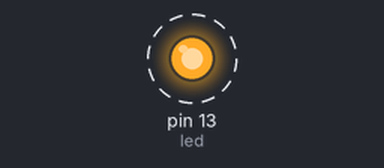
The sketch below on a simulated Arduino Uno, built with avr-gcc and run on an emulated ATmega328P. Parts: output pins drawn as LEDs (lit = HIGH). Dashed ring = blinking. What the sketch prints to the serial monitor is not drawn.

Above: at 0.05 s.
Timing chart, 0 to 3.0 s (numbered marks = the images above):
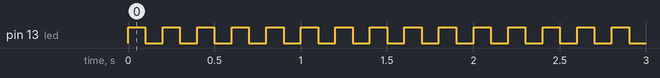

The sketch:

LEDblink.ino
```cpp
int led = 13;
void setup() {
  // put your setup code here, to run once:
  pinMode(led, OUTPUT);
  Serial.begin(9600);


}

void loop() {
  // put your main code here, to run repeatedly:
  digitalWrite(led,HIGH);
  Serial.println("oon");
  delay(100);

  digitalWrite(led,LOW);
  Serial.println("of");
  delay(100);


}
```

Measured:
- by itself, pin 13 (led): alternates HIGH for 0.10 s and LOW for 0.10 s
